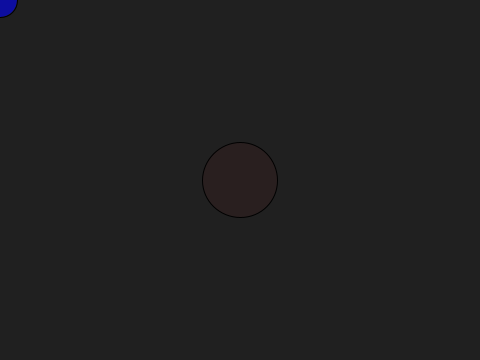
Frame 1 (no input)
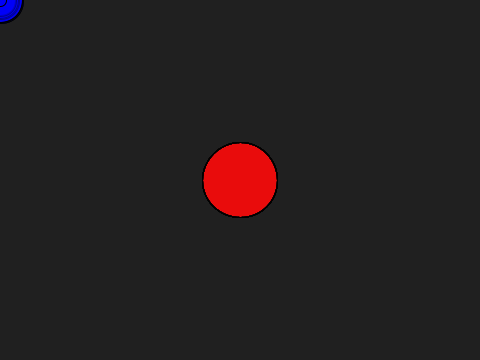
Frame 60 (the mouse pressed at the canvas centre just before this capture)
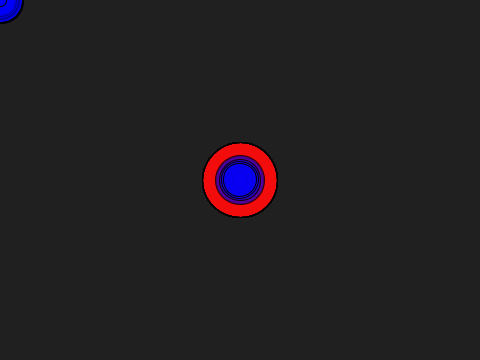
Frame 120 (the mouse held since frame 60 and released just before this capture)

The Processing sketch that drew these frames (run headless with seeded random() and noise(); from frame 60 on, the mouse is pressed at the canvas centre):

// Processing sketch: interactive_circles
// ── interactive_circles.pde
//Tracking mouse position, controlling ellipse size with variable, and random
// Static vs Dynamic ellipses.

float circle_size = 0;
color bg = (#202020);

void setup() {

  size(480, 360);
  background(bg);
}
void draw() {

  //Static red circle in center of page
  fill(255, 0, 0, 10);
  ellipse(width/2, height/2, 75, 75);

  //modifying variable with random function
  circle_size = 5 + random(9) * 5;

  //dynamic blue circle that tracks mouse
  fill(0, 0, 250, 150);
  ellipse(mouseX, mouseY, circle_size, circle_size);
}

//Declare variable for save counter
int number = 0;

void keyPressed() {
    // Pause loop
    if ( key == 'p' )
      noLoop();

    // Resume loop
    if ( key == 'r' )
      loop();

    // Clear screen
    if ( key == ' ' )
      background(bg);

    //Save screenshots
    if ( key == 's' ) 
      {
      String s = "screen" + nf(number, 4) + ".jpg";
      save("data/exports/" + s);

      //advance shot counter 
      number++;
      println("Done saving.");
    }
}
